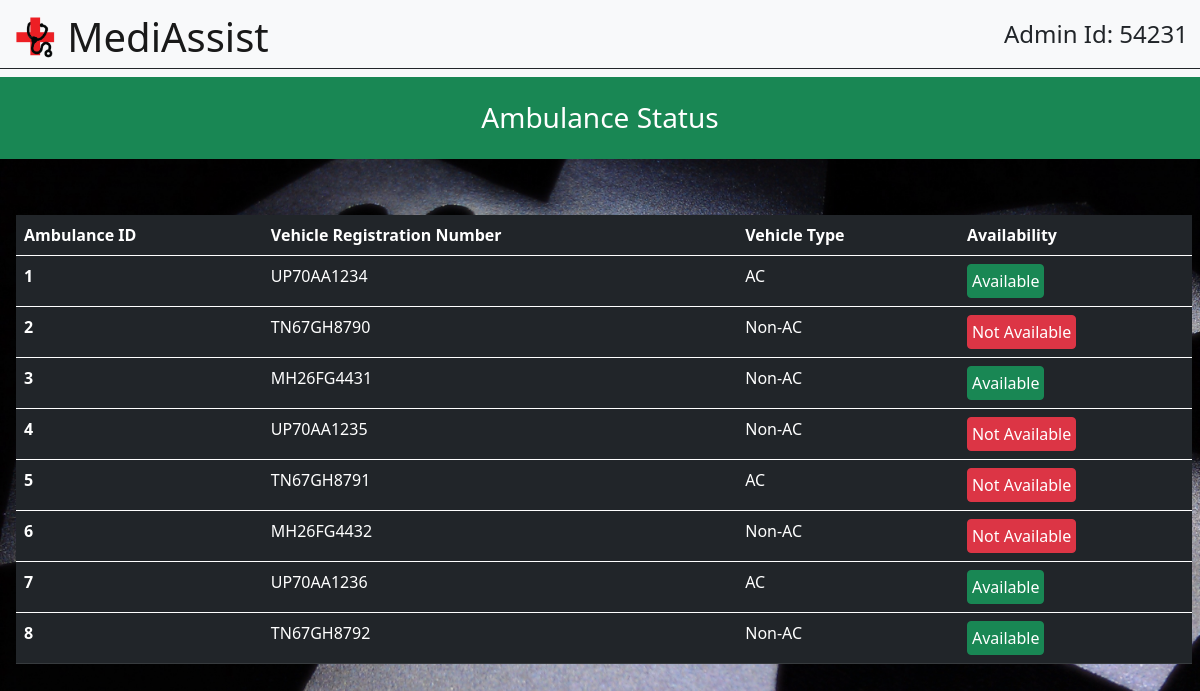
Page /admin_ambulance.php on the committed database.
### tables this page shows
CREATE TABLE `ambulance` (
  `ambulance_id` int(11) NOT NULL,
  `registration_number` varchar(10) NOT NULL,
  `type` varchar(10) NOT NULL,
  `availability` int(11) NOT NULL
);

### admin_ambulance.php (the view, shortened to what this page needs)
<!doctype html>
<html lang="en">
  <head>
    <link rel="stylesheet" href="https://stackpath.bootstrapcdn.com/bootstrap/5.0.0-alpha2/css/bootstrap.min.css">
  </head>
  <body>
    <nav class="navbar navbar-light bg-light">
        <div class="container-fluid border-dark border-bottom">
          <a class="navbar-brand" href="admin_index.php">
            <img src="images/icon.png" alt="" width="50" height="50" class="d-inline-block align-top">
            <span class="h1">MediAssist</span>
          </a>
            <p class="h4 pr-5">
                Admin Id: 54231
            </p>
        </div>
      </nav>
      <div class="h3 bg-success p-4 text-white text-center">
          Ambulance Status
      </div>
    <div class="detailtable m-2 mt-5">
    <?php
            $db_host='127.0.0.1';
            $db_user='root';
            $db_pass='';
            $db_name='mediassist';
            $conn=mysqli_connect($db_host,$db_user,$db_pass,$db_name);
            $sql='SELECT * from ambulance';
            $query = mysqli_query($conn,$sql);
            echo '<table class="table table-dark table-hover m-2">
            <thead>
                <tr>
                <th scope="col col-1">Ambulance ID</th>
                <th scope="col">Vehicle Registration Number</th>
                <th scope="col">Vehicle Type</th>
                <th scope="col">Availability</th>
                </tr>
            </thead>';
            while($row=mysqli_fetch_array($query))
            {
            echo '
            <tbody>
                <tr>
                <th scope="row">'.$row['ambulance_id'].'</th>
                <td>'.$row['registration_number'].'</td>
                <td>'.$row['type'].'</td>';
                if($row['availability']==1)
                {
                    echo '<td class="pr-4"><button id="amb" class="btn btn-block btn-success p-1">Available</button></td>';
                }
                else
                {
                    echo '<td class="pr-4"><button id="amb" class="btn btn-block btn-success p-1 btn-danger">Not Available</button></td>';
                }
                echo '</tr>
            </tbody>';
            }
            echo '</table>';
            ?>
        </div>
  </body>
</html>

### admin_ambulance.php (style rules this page uses)
* { background-color: transparent; }
body { background: url(Images/medical_wallpaper.jpg); background-size: cover; height: 100vh; backdrop-filter: blur(5px) opacity(40%) hue-rotate(60deg); overflow: hidden; }
.detailtable { overflow: scroll; height: 65vh; }

### rows in the picture
ambulance: ambulance_id "1", registration_number "UP70AA1234", type "AC", availability "Available"
ambulance: ambulance_id "2", registration_number "TN67GH8790", type "Non-AC", availability "Not Available"
ambulance: ambulance_id "3", registration_number "MH26FG4431", type "Non-AC", availability "Available"
ambulance: ambulance_id "4", registration_number "UP70AA1235", type "Non-AC", availability "Not Available"
ambulance: ambulance_id "5", registration_number "TN67GH8791", type "AC", availability "Not Available"
ambulance: ambulance_id "6", registration_number "MH26FG4432", type "Non-AC", availability "Not Available"
ambulance: ambulance_id "7", registration_number "UP70AA1236", type "AC", availability "Available"
ambulance: ambulance_id "8", registration_number "TN67GH8792", type "Non-AC", availability "Available"
